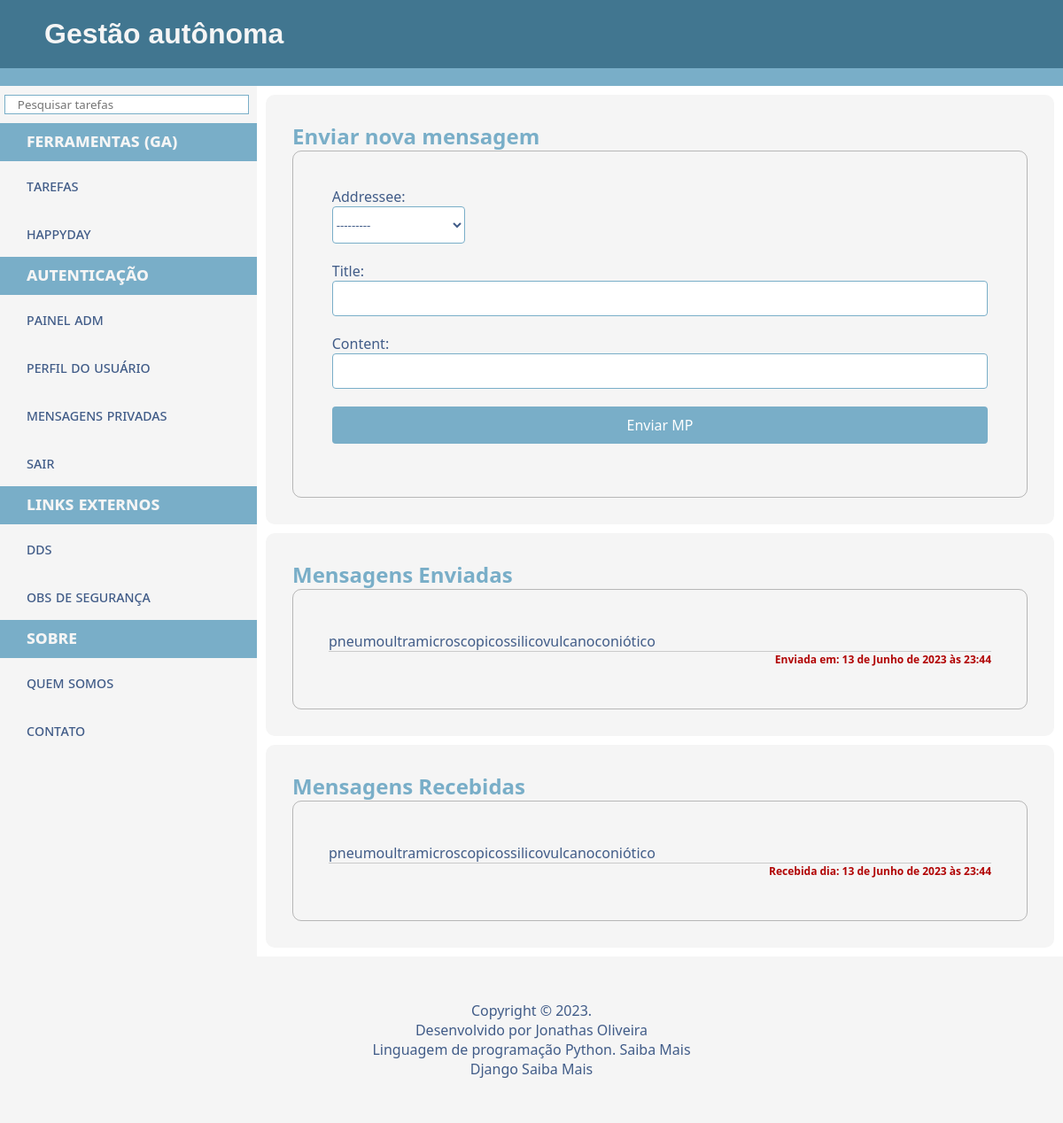
The app's page /messages/ (signed in), older data.
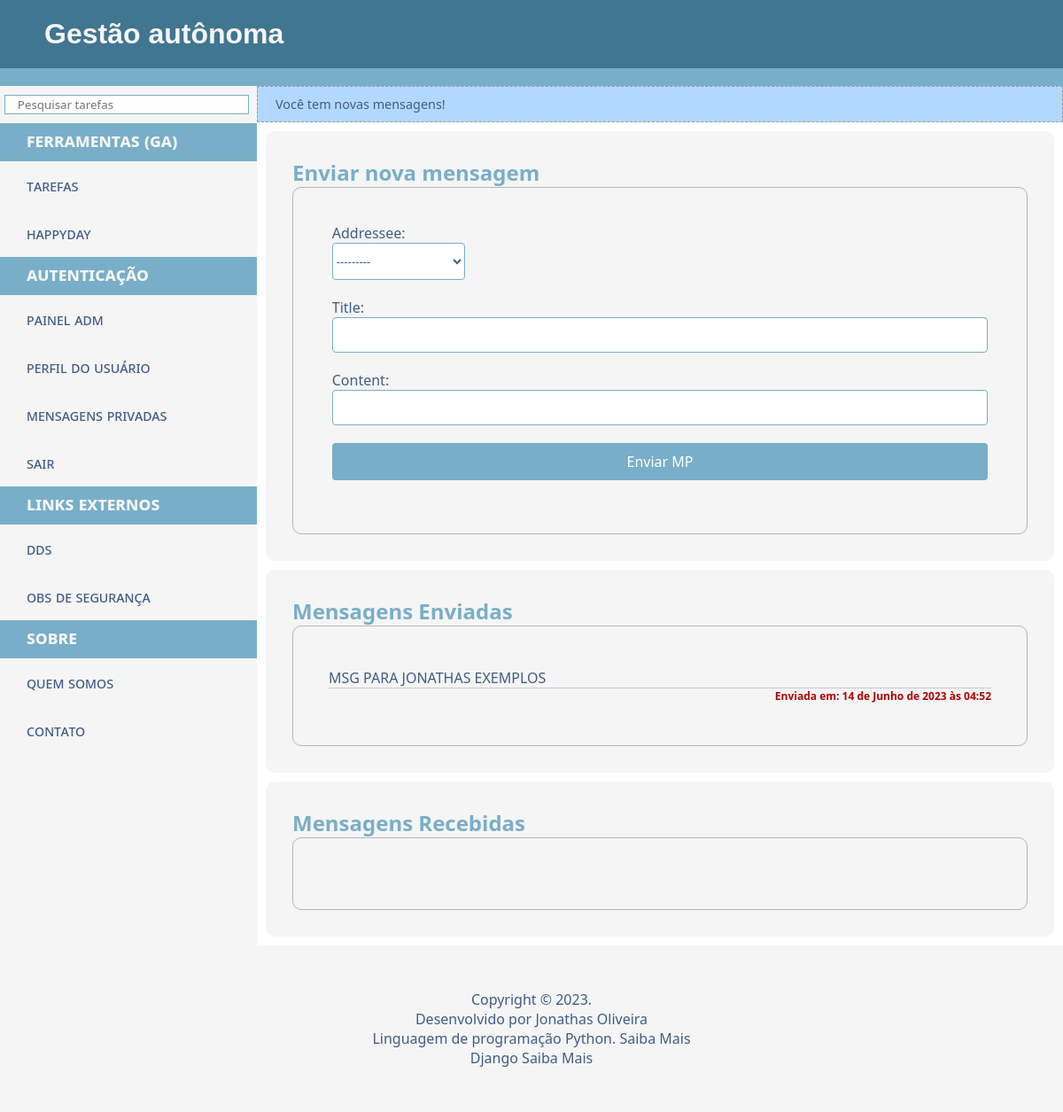
The same page, newer data.
### accounts/models.py (models this page shows, shortened)
class Message(models.Model):
    sender = models.ForeignKey(get_user_model(), on_delete=models.PROTECT, related_name='mensagens_enviadas', default=get_user_model())
    addressee = models.ForeignKey(get_user_model(), related_name='mensagens_recebidas', on_delete=models.CASCADE)
    title = models.CharField(max_length=100)
    content = CKEditor5Field('Texto', config_name='extends')
    send_date = models.DateTimeField(auto_now_add=True)
    parent_message = models.ForeignKey('self', on_delete=models.CASCADE, null=True, blank=True, related_name='replies')
    is_read = models.BooleanField(default=False)

### accounts/views.py (the view)
# urls.py: path('messages/', views.messages_list, name='msg_private'),
@login_required
def messages_list(request):
    check_new_messages(request)
    user = request.user
    received_messages = Message.objects.filter(addressee=user).order_by('-send_date')
    sent_messages = Message.objects.filter(sender=user).order_by('-send_date')
    received_messages.update(is_read=True)
    if request.method == 'POST':
        form = MessageForm(request.POST)
        if form.is_valid():
            mensagem = form.save(commit=False)
            mensagem.sender = request.user  # Define o remetente como o usuário logado
            mensagem.save()
            messages.success(request, 'Mensagem enviada com sucesso!')
            return redirect('msg_private')  # Redireciona para uma página de sucesso após salvar a mensagem
    else:
        form = MessageForm()
    context = {
        'received_messages': received_messages,
        'sent_messages': sent_messages,
        'form': form
    }
    return render(request, 'messages.html', context)

### accounts/forms.py
class MessageForm(forms.ModelForm):
    def __init__(self, *args, **kwargs):
        super().__init__(*args, **kwargs)
        self.fields["content"].required = False
    class Meta:
        model = Message
        fields = ['addressee', 'title', 'content']
        widgets = {
              "content": CKEditor5Widget(
                  attrs={"class": "django_ckeditor_5"}, config_name="extends"
              )
          }

### accounts/views.py (called while the page is built)
def check_new_messages(request):
    user = request.user
    new_messages = Message.objects.filter(addressee=user, is_read=False)
    if new_messages.exists():
        messages.info(request, 'Você tem novas mensagens!')

### main/context_global.py (called while the page is built)
def pic_global(request):
    profile = None
    if request.user.is_authenticated:
        if UserProfile.objects.filter(user=request.user).exists():
            profile = UserProfile.objects.get(user=request.user)
    return {'profile': profile}

### accounts/templates/messages.html (shortened to what this page needs)
{% extends 'base.html' %}
{% load static %}
{% block main %}
<article>
    <div class="asideBox">
        <h1>Enviar nova mensagem</h1>
        <div class="box-out">
                <form action="/accounts/messages/" method="post" class="myform">
                    {% for field in form %}
                    <div >
                        <div><label for="{{ field.id_for_label }}">{{ field.label }}: </label></div>
                        {{ field }}
                    </div>
                    {% endfor %}
                    <input type="submit" value="Enviar MP">
                </form>
        </div>
    </div>
</article>
<article>
    <div class="asideBox">
        <h1>Mensagens Enviadas</h1>
        <div class="box-out">
            {% if sent_messages %}
                {% for message in sent_messages %}
                    {% if not message.parent_message %}
                        <li class="listtasks">
                            <p><a href="/accounts/messages/{{ message.id }}">{{ message.title }}</a></p>
                            <h6 class="dateEnd">Enviada em: {{ message.send_date }}</h6>
                        </li>
                    {% endif %}
                {% endfor %}
            {% else %}
                <li class="listtasks">Nenhuma mensagem enviada.</li>
            {% endif %}
        </div>
    </div>
</article>
<article>
    <div class="asideBox">
        <h1>Mensagens Recebidas</h1>
        <div class="box-out">
            {% if received_messages %}
                {% for message in received_messages %}
                    {% if not message.parent_message %}
                        <li class="listtasks">
                            <p><a href="/accounts/messages/{{ message.id }}">{{ message.title }}</a></p>
                            <h6 class="dateEnd">Recebida dia: {{ message.send_date }}</h6>
                        </li>
                    {% endif %}
                {% endfor %}
            {% else %}
                <li class="listtasks">Nenhuma mensagem recebida.</li>
            {% endif %}
        </div>
    </div>
</article>
{% endblock %}

Row changes from the older to the newer data that the page shows:
removed Message: title "pneumoultramicroscopicossilicovulcanoconiótico", send_date "13 de Junho de 2023 às 23:44"
added Message: title "MSG PARA JONATHAS EXEMPLOS", send_date "14 de Junho de 2023 às 04:52", shown under "Mensagens Enviadas"
Text that changed along with them:
new list line: "Você tem novas mensagens!"
